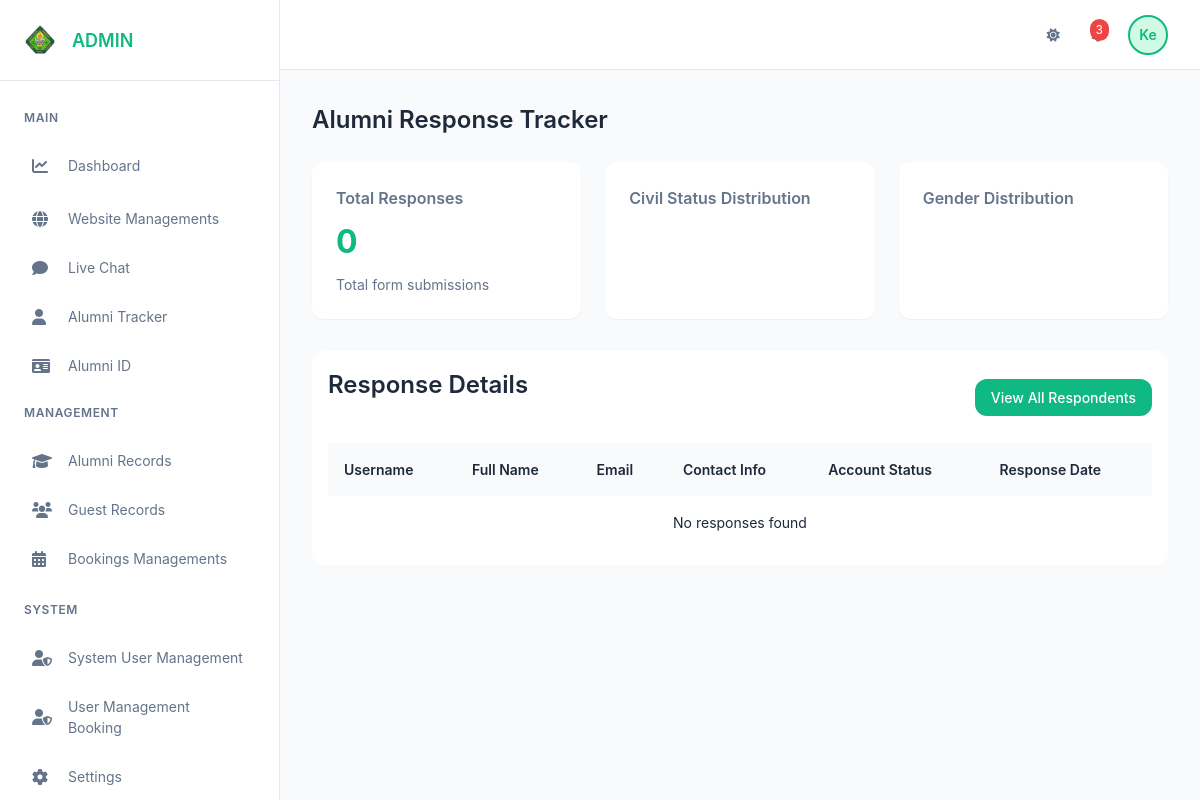
Before: /Dashboard.php?section=Alumni-tracker (signed in) with the older database file.
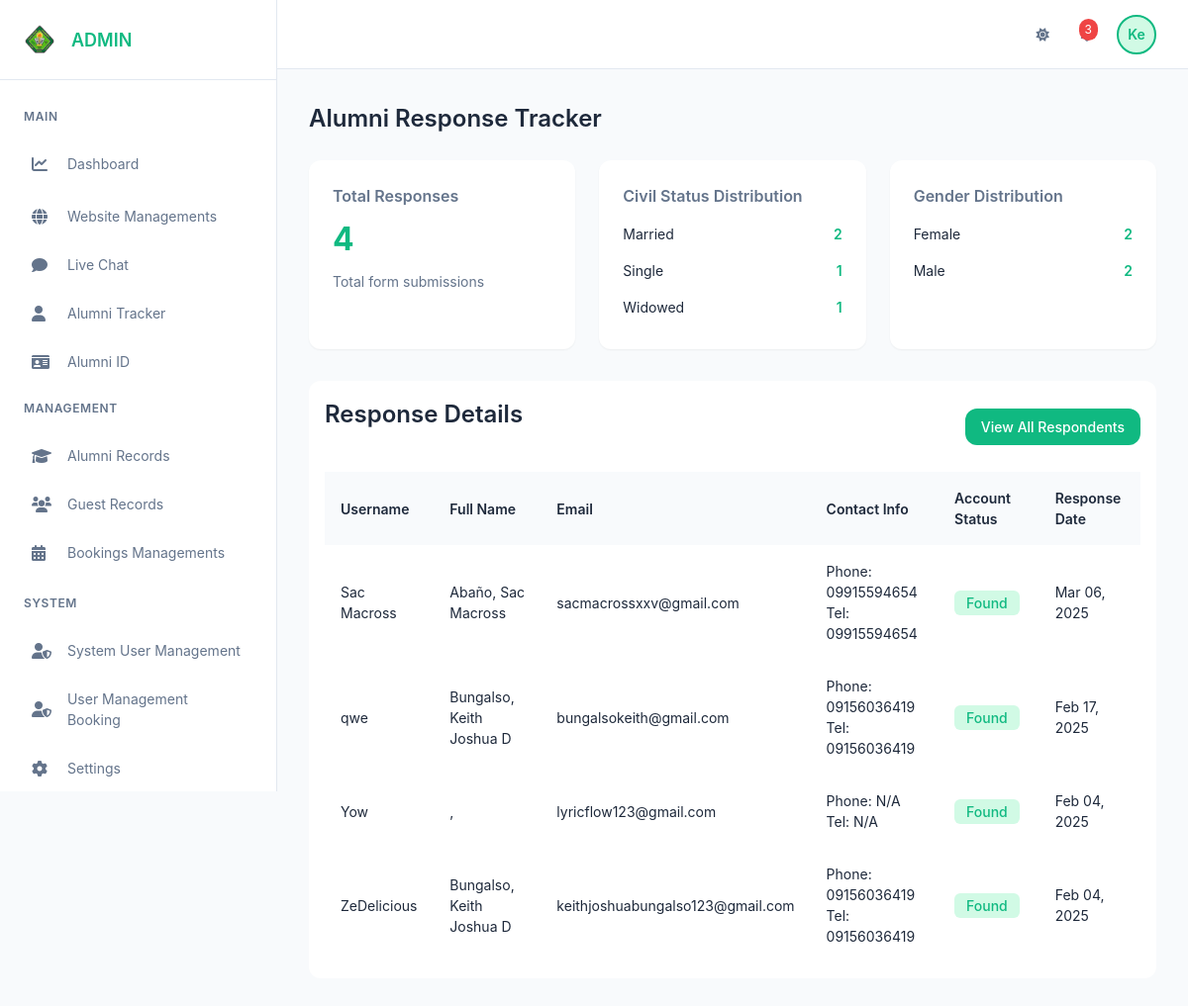
After: the same page with the newer database file.
### tables this page shows
CREATE TABLE `personal_info` (
  `id` int(11) NOT NULL,
  `user_id` int(11) NOT NULL,
  `civil_status` varchar(20) DEFAULT NULL,
  `sex` varchar(10) DEFAULT NULL,
  `birthday` date DEFAULT NULL,
  `course` varchar(100) DEFAULT NULL,
  `campus` varchar(100) DEFAULT NULL,
  `residence` varchar(100) DEFAULT NULL,
  `created_at` timestamp NOT NULL DEFAULT current_timestamp()
);

CREATE TABLE `users` (
  `id` int(11) NOT NULL,
  `username` varchar(50) NOT NULL,
  `email` varchar(100) NOT NULL,
  `password` varchar(255) NOT NULL,
  `created_at` timestamp NOT NULL DEFAULT current_timestamp(),
  `first_login` tinyint(1) DEFAULT 1,
  `session_token` varchar(255) DEFAULT NULL,
  `two_factor_auth` tinyint(1) DEFAULT 0
);

CREATE TABLE `user` (
  `id` int(11) NOT NULL,
  `user_id` int(11) NOT NULL,
  `alumni_id_card_no` varchar(50) DEFAULT NULL,
  `first_name` varchar(100) DEFAULT NULL,
  `last_name` varchar(100) DEFAULT NULL,
  `middle_name` varchar(100) DEFAULT NULL,
  `position` varchar(100) DEFAULT NULL,
  `address` text DEFAULT NULL,
  `telephone` varchar(20) DEFAULT NULL,
  `phone_number` varchar(20) DEFAULT NULL,
  `second_address` text DEFAULT NULL,
  `accompanying_persons` text DEFAULT NULL,
  `user_status` varchar(50) DEFAULT NULL,
  `verified` tinyint(1) DEFAULT 0
);

### admin/alumni-tracer/alumni-tracker.php (the view, shortened to what this page needs)
<?php
require_once 'main_db.php';
$totalQuery = "SELECT COUNT(*) as total FROM personal_info";
$totalResult = $mysqli->query($totalQuery);
$totalRow = $totalResult->fetch_assoc();
$totalResponses = $totalRow['total'];
$civilStatusQuery = "SELECT
    COALESCE(civil_status, 'Not Specified') as civil_status,
    COUNT(*) as count
FROM personal_info
GROUP BY civil_status";
$civilStatusResult = $mysqli->query($civilStatusQuery);
$civilStatusData = [];
while($row = $civilStatusResult->fetch_assoc()) {
    $civilStatusData[] = $row;
}
$sexQuery = "SELECT
    COALESCE(sex, 'Not Specified') as sex,
    COUNT(*) as count
FROM personal_info
GROUP BY sex";
$sexResult = $mysqli->query($sexQuery);
$sexData = [];
while($row = $sexResult->fetch_assoc()) {
    $sexData[] = $row;
}
$userQuery = "SELECT
    pi.*,
    u.first_name,
    u.last_name,
    u.middle_name,
    u.position,
    u.address as user_address,
    u.telephone as user_telephone,
    u.phone_number,
    u.second_address,
    u.user_status,
    u.verified,
    us.email,
    us.username,
    us.created_at as account_created,
    'Yes' as has_responded,
    pi.created_at as response_date,
    CASE
        WHEN us.id IS NULL THEN 'No matching account'
        ELSE 'Found'
    END as user_record_status
FROM personal_info pi
LEFT JOIN users us ON pi.user_id = us.id
LEFT JOIN user u ON us.id = u.user_id
ORDER BY pi.created_at DESC";
$userResult = $mysqli->query($userQuery);
$userDetails = [];
while($row = $userResult->fetch_assoc()) {
    $userDetails[] = $row;
}
?>
<!DOCTYPE html>
<html lang="en">
<head>
</head>
<body>
    <div class="container">
        <h1 class="section-title">Alumni Response Tracker</h1>
        <div class="stats-grid">
            <div class="stats-card">
                <h3>Total Responses</h3>
                <div class="stats-number"><?php echo $totalResponses; ?></div>
                <p class="stats-label">Total form submissions</p>
            </div>
            <div class="stats-card">
                <h3>Civil Status Distribution</h3>
                <ul class="distribution-list">
                    <?php foreach($civilStatusData as $status): ?>
                    <li>
                        <span><?php echo ucfirst($status['civil_status']); ?></span>
                        <span><?php echo $status['count']; ?></span>
                    </li>
                    <?php endforeach; ?>
                </ul>
            </div>
            <div class="stats-card">
                <h3>Gender Distribution</h3>
                <ul class="distribution-list">
                    <?php foreach($sexData as $gender): ?>
                    <li>
                        <span><?php echo ucfirst($gender['sex']); ?></span>
                        <span><?php echo $gender['count']; ?></span>
                    </li>
                    <?php endforeach; ?>
                </ul>
            </div>
        </div>
        <div class="table-container">
        <div class="section-header">
            <h2 class="section-title">Response Details</h2>
            <a href="?section=all-response" class="view-all-btn">View All Respondents</a>
        </div>
            <table class="responses-table">
                <thead>
                    <tr>
                        <th>Username</th>
                        <th>Full Name</th>
                        <th>Email</th>
                        <th>Contact Info</th>
                        <th>Account Status</th>
                        <th>Response Date</th>
                    </tr>
                </thead>
                <tbody>
                    <?php if(empty($userDetails)): ?>
                    <tr>
                        <td colspan="9" style="text-align: center;">No responses found</td>
                    </tr>
                    <?php else: ?>
                        <?php foreach($userDetails as $user): ?>
                        <tr>
                            <td>
                                <?php
                                    if ($user['user_record_status'] === 'No matching account') {
                                        echo '<span class="no-match">No account (ID: ' . htmlspecialchars($user['user_id']) . ')</span>';
                                    } else {
                                        echo htmlspecialchars($user['username'] ?? 'N/A');
                                    }
                                ?>
                            </td>
                            <td>
                                <?php
                                    $firstName = $user['first_name'] ?? '';
                                    $middleName = $user['middle_name'] ?? '';
                                    $lastName = $user['last_name'] ?? '';
                                    $fullName = trim("$lastName, $firstName $middleName");
                                    echo htmlspecialchars($fullName ?: 'N/A');
                                ?>
                            </td>
                            <td><?php echo htmlspecialchars($user['email'] ?? 'N/A'); ?></td>
                            <td>
                                Phone: <?php echo htmlspecialchars($user['phone_number'] ?? 'N/A'); ?><br>
                                Tel: <?php echo htmlspecialchars($user['user_telephone'] ?? 'N/A'); ?>
                            </td>
                            <td>
                                <span class="badge <?php echo $user['user_record_status'] === 'Found' ? 'badge-success' : 'badge-warning'; ?>">
                                    <?php echo htmlspecialchars($user['user_record_status']); ?>
                                </span>
                            </td>
                            <td><?php echo $user['response_date'] ? date('M d, Y', strtotime($user['response_date'])) : 'N/A'; ?></td>
                        </tr>
                        <?php endforeach; ?>
                    <?php endif; ?>
                </tbody>
            </table>
        </div>
    </div>
</body>
</html>

### Dashboard.php (shortened to what this page needs)
<!DOCTYPE html>
<html lang="en">
<head>
    <link rel="stylesheet" href="https://cdnjs.cloudflare.com/ajax/libs/font-awesome/6.0.0/css/all.min.css">
</head>
<body>
    <div class="dashboard">
        <aside class="sidebar">
            <div class="logo">
                <img src="asset/images/res1.png" alt="CvSU Logo">
                <span>ADMIN</span>
            </div>
            <nav>
                <div class="nav-section">
                    <div class="nav-section-title">Main</div>
                    <a href="?section=Dashboard" class="nav-item <?php echo (!isset($_GET['section']) || $_GET['section'] == 'Dashboard') ? 'active' : ''; ?>">
                        <i class="fas fa-chart-line"></i>Dashboard
                    </a>
                </div>
                <div class="nav-section">
                    <a href="#" class="nav-item has-dropdown">
                        <i class="fas fa-globe"></i>Website Managements
                    </a>
                    <a href="?section=user-live-chat" class="nav-item <?php echo (isset($_GET['section']) && $_GET['section'] == 'user-live-chat') ? 'active' : ''; ?>">
                        <i class="fas fa-comment"></i>Live Chat
                    </a>
                    <a href="#" class="nav-item has-dropdown">
                        <i class="fas fa-user"></i>Alumni Tracker
                    </a>
                    <a href="#" class="nav-item has-dropdown">
                        <i class="fas fa-id-card"></i>Alumni ID
                    </a>
                    <div class="nav-section-title">Management</div>
                    <a href="#" class="nav-item has-dropdown">
                        <i class="fas fa-graduation-cap"></i>Alumni Records
                    </a>
                    <a href="#" class="nav-item has-dropdown">
                        <i class="fas fa-users"></i>Guest Records
                    </a>
                    <a href="#" class="nav-item has-dropdown">
                        <i class="fas fa-calendar-alt"></i>Bookings Managements
                    </a>
                </div>
                <div class="nav-section">
                    <div class="nav-section-title">System</div>
                    <a href="#" class="nav-item has-dropdown">
                        <i class="fas fa-user-shield"></i>System User Management
                    </a>
                    <a href="#" class="nav-item has-dropdown">
                        <i class="fas fa-user-shield"></i>User Management Booking
                    </a>
                    <a href="#" class="nav-item has-dropdown">
                        <i class="fas fa-cog"></i>Settings
                    </a>
                </div>
            </nav>
        </aside>
        <header class="top-header">
            <div class="header-right">
                <button class="theme-toggle" aria-label="Toggle theme">
                    <i class="fas fa-sun"></i>
                </button>
                <div class="header-icon">
                    <span class="notification-badge">3</span>
                </div>
                <div class="profile-dropdown">
                    <div class="profile-img" onclick="toggleProfileMenu()">
                        <?php
                        $name = isset($_SESSION['name']) ? $_SESSION['name'] : 'Admin';
                        echo substr($name, 0, 2);
                        ?>
                    </div>
                </div>
            </div>
        </header>
        <main class="main-content">
            <?php
            $section = isset($_GET['section']) ? $_GET['section'] : 'dashboard';
            switch ($section) {
                case 'Alumni-tracker':
                    include 'admin/alumni-tracer/alumni-tracker.php';
                    break;
            }
            ?>
        </main>
    </div>
</body>
</html>

### Dashboard.php (style rules this page uses)
:root { --primary-color: #10b981; --primary-hover: #059669; --primary-light: #d1fae5; --secondary-color: #64748b; --success-color: #22c55e; --danger-color: #ef4444; --warning-color: #f59e0b; --text-primary: #1e293b; --text-secondary: #64748b; --bg-primary: #ffffff; --bg-secondary: #f8fafc; --sidebar-width: 280px; --header-height: 70px; --shadow-sm: 0 1px 2px 0 rgb(0 0 0 / 0.05); --shadow-md: 0 4px 6px -1px rgb(0 0 0 / 0.1); --shadow-lg: 0 10px 15px -3px rgb(0 0 0 / 0.1); --radius-sm: 0.375rem; --radius-md: 0.5rem; --radius-lg: 0.75rem; --transition: all 0.3s ease; }
* { margin: 0; padding: 0; box-sizing: border-box; font-family: 'Inter', -apple-system, BlinkMacSystemFont, sans-serif; }
html { height: 100%; overflow-x: hidden; }
body { background-color: var(--bg-secondary); color: var(--text-primary); font-size: 0.875rem; line-height: 1.5; min-height: 100%; overflow-x: hidden; }
.dashboard { display: flex; min-height: 100vh; position: relative; }
.sidebar { width: var(--sidebar-width); background: var(--bg-primary); border-right: 1px solid #e2e8f0; position: fixed; height: 100vh; display: flex; flex-direction: column; z-index: 1000; transition: var(--transition); overflow: hidden; }
.logo { padding: 1.5rem; display: flex; align-items: center; gap: 1rem; border-bottom: 1px solid #e2e8f0; font-weight: 600; font-size: 1.125rem; color: var(--primary-color); min-height: var(--header-height); }
.logo img { width: 32px; height: 32px; }
nav { flex: 1; overflow-y: auto; overflow-x: hidden; padding: 1rem 0; scrollbar-width: thin; scrollbar-color: var(--primary-light) transparent; -webkit-overflow-scrolling: touch; }
.nav-section { margin-bottom: 0.5rem; padding: 0 1rem; }
.nav-section-title { color: var(--text-secondary); font-size: 0.75rem; font-weight: 600; text-transform: uppercase; letter-spacing: 0.05em; padding: 0.75rem 0.5rem; }
.nav-item { display: flex; align-items: center; padding: 0.75rem 1rem; color: var(--text-secondary); text-decoration: none; border-radius: var(--radius-md); margin: 0.25rem 0; transition: var(--transition); cursor: pointer; user-select: none; }
.nav-item i { width: 1.5rem; font-size: 1rem; margin-right: 0.75rem; }
.top-header { position: fixed; right: 0; top: 0; left: var(--sidebar-width); height: var(--header-height); background: var(--bg-primary); display: flex; align-items: center; justify-content: space-between; padding: 0 2rem; border-bottom: 1px solid #e2e8f0; z-index: 990; transition: var(--transition); }
.header-right { display: flex; align-items: center; gap: 1.5rem; }
.header-icon { position: relative; color: var(--text-secondary); cursor: pointer; transition: var(--transition); }
.notification-badge { position: absolute; top: -5px; right: -5px; background-color: var(--danger-color); color: white; font-size: 0.75rem; padding: 0.125rem 0.375rem; border-radius: 999px; }
.profile-img { width: 40px; height: 40px; border-radius: 50%; background-color: var(--primary-light); cursor: pointer; display: flex; align-items: center; justify-content: center; font-weight: 600; color: var(--primary-color); border: 2px solid var(--primary-color); }
.main-content { margin-left: var(--sidebar-width); padding: calc(var(--header-height) + 1rem) 1rem 1rem; min-height: 100vh; width: calc(100% - var(--sidebar-width)); transition: var(--transition); }
.theme-toggle { background: none; border: none; padding: 0.5rem; color: var(--text-secondary); cursor: pointer; border-radius: var(--radius-md); transition: var(--transition); }
.profile-dropdown { position: relative; }
.profile-img { cursor: pointer; }

Changed rows visible on the page:
added personal_info: user.username "Sac Macross", user.last_name+first_name+middle_name "Abaño, Sac Macross", user.email "sacmacrossxxv@gmail.com", user.phone_number "09915594654", user.telephone "09915594654", user_record_status "Found", created_at "Mar 06, 2025"
added personal_info: user.username "qwe", user.last_name+first_name+middle_name "Bungalso, Keith Joshua D", user.email "bungalsokeith@gmail.com", user.phone_number "09156036419", user.telephone "09156036419", user_record_status "Found", created_at "Feb 17, 2025"
added personal_info: user.username "Yow", fullName ",", user.email "lyricflow123@gmail.com", phone_number "N/A", user_telephone "N/A", user_record_status "Found", created_at "Feb 04, 2025"
added personal_info: user.username "ZeDelicious", user.last_name+first_name+middle_name "Bungalso, Keith Joshua D", user.email "keithjoshuabungalso123@gmail.com", user.phone_number "09156036419", user.telephone "09156036419", user_record_status "Found", created_at "Feb 04, 2025"
Other visible differences:
$totalResponses: "0" → "4"
new list line: "Married 2"
new list line: "Single 1"
new list line: "Widowed 1"
new list line: "Female 2"
new list line: "Male 2"
text no longer shown: "No responses found"
